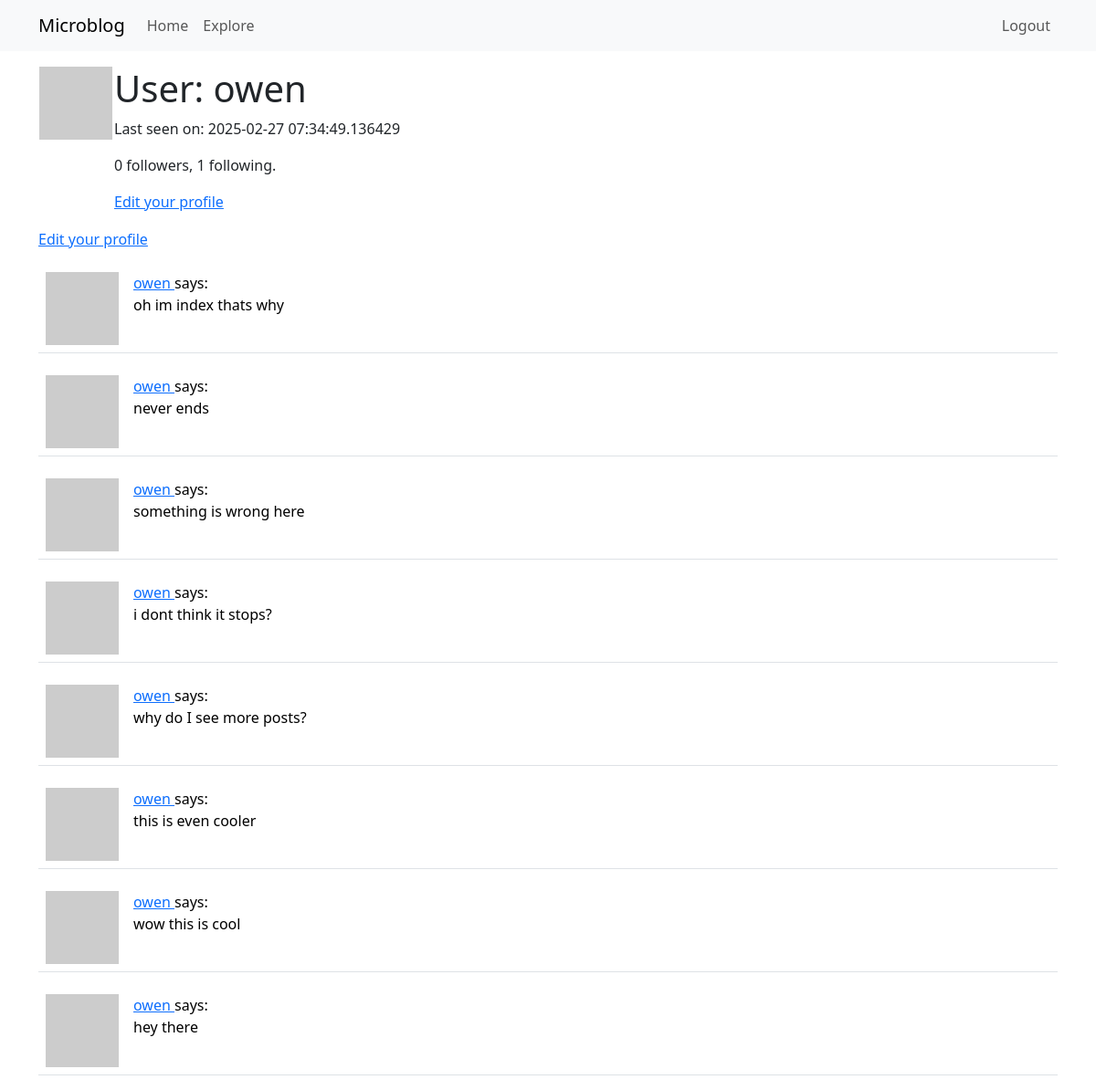
Page /user/owen (signed in) on the earlier database version.
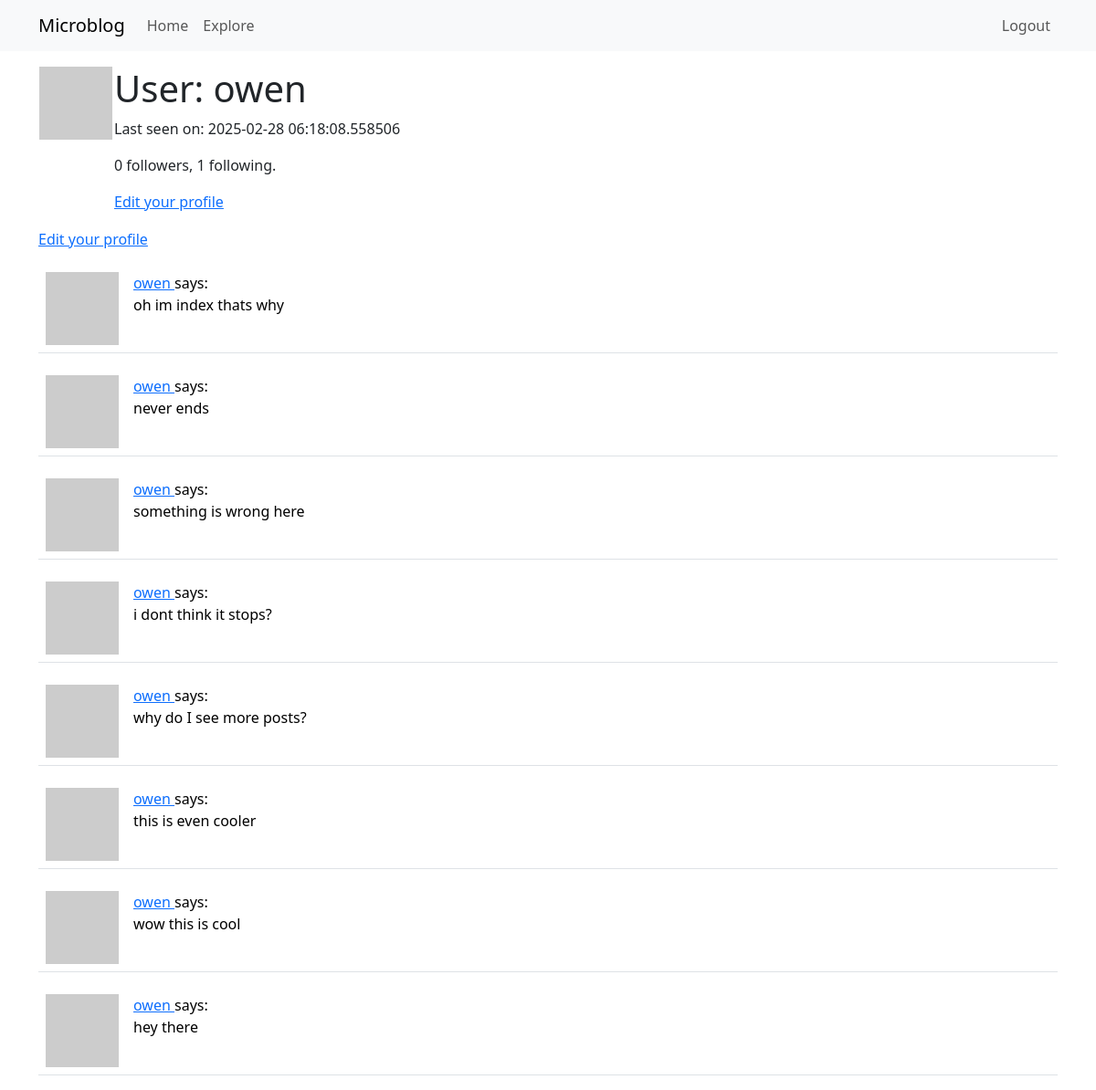
Same page on the later database version.
### app/models.py (models this page shows, shortened)
class User(UserMixin, db.Model):
    id:             so.Mapped[int] = so.mapped_column(primary_key=True)
    username:       so.Mapped[str] = so.mapped_column(sa.String(64), index=True, unique=True)
    email:          so.Mapped[str] = so.mapped_column(sa.String(120), index=True, unique=True)
    password_hash:  so.Mapped[Optional[str]] = so.mapped_column(sa.String(256))
    posts:          so.WriteOnlyMapped['Post'] = so.relationship(back_populates='author')
    about_me: so.Mapped[Optional[str]] = so.mapped_column(sa.String(140))
    last_seen: so.Mapped[Optional[datetime]] = so.mapped_column(default=lambda: datetime.now(timezone.utc))
    following: so.WriteOnlyMapped['User'] = so.relationship(
        secondary=followers,
        primaryjoin=(followers.c.follower_id == id),
        secondaryjoin=(followers.c.followed_id == id),
        back_populates='followers'
    )
    followers: so.WriteOnlyMapped['User'] = so.relationship(
        secondary=followers,
        primaryjoin=(followers.c.followed_id == id),
        secondaryjoin=(followers.c.follower_id == id),
        back_populates='following'
    )
    def avatar(self, size):
        digest = md5(self.email.lower().encode('utf-8')).hexdigest()
        return f'https://www.gravatar.com/avatar/{digest}?d=identicon&s={size}'
    def followers_count(self):
        query = sa.select(sa.func.count()).select_from(
            self.followers.select().subquery()
        )
        return db.session.scalar(query)
    def following_count(self):
        query = sa.select(sa.func.count()).select_from(
            self.following.select().subquery()
        )
        return db.session.scalar(query)

### app/routes.py (the view)
@app.route('/user/<username>')
@login_required
def user(username):
	user = db.first_or_404(sa.select(User).where(User.username == username))
	page = request.args.get('page', 1, type=int)
	query = user.posts.select().order_by(Post.timestamp.desc())
	posts = db.paginate(query, page=page, per_page=app.config['POSTS_PER_PAGE'], error_out=False)
	next_url = url_for('user', username=user.username, page=posts.next_num) if posts.has_next else None
	prev_url = url_for('user', username=user.username, page=posts.prev_num) if posts.has_prev else None
	form = EmptyForm()
	return render_template('user.html', user=user, posts=posts.items, form=form, next_url=next_url, prev_url=prev_url)

### app/models.py (called while the page is built)
@login.user_loader
def load_user(id):
    return db.session.get(User, int(id))

### app/routes.py (called while the page is built)
@app.before_request
def before_request():
	if current_user.is_authenticated:
		current_user.last_seen = datetime.now(timezone.utc)
		db.session.commit()

### app/templates/user.html (shortened to what this page needs)
{% extends "base.html" %}
{% block content %}
    <table>
        <tr valign="top">
            <td><img src="{{ user.avatar(128) }}"></td>
            <td>
                <h1>User: {{ user.username }}</h1>
                {% if user.last_seen %}<p>Last seen on: {{ user.last_seen }}</p>{% endif %}
                <p>{{ user.followers_count() }} followers, {{ user.following_count() }} following.</p>
                {% if user == current_user %}
                <p><a href="{{ url_for('edit_profile') }}">Edit your profile</a></p>
                {% endif %}
            </td>
        </tr>
    </table>
    {% if user == current_user %}
    <p><a href="{{ url_for('edit_profile') }}">Edit your profile</a></p>
    {% endif %}
    {% for post in posts %}
        {% include '_post.html' %}
    {% endfor %}
{% endblock %}

Differences in the rows shown:
changed User "owen": last_seen "2025-02-27 07:34:49.136429" → "2025-02-28 06:18:08.558506"
